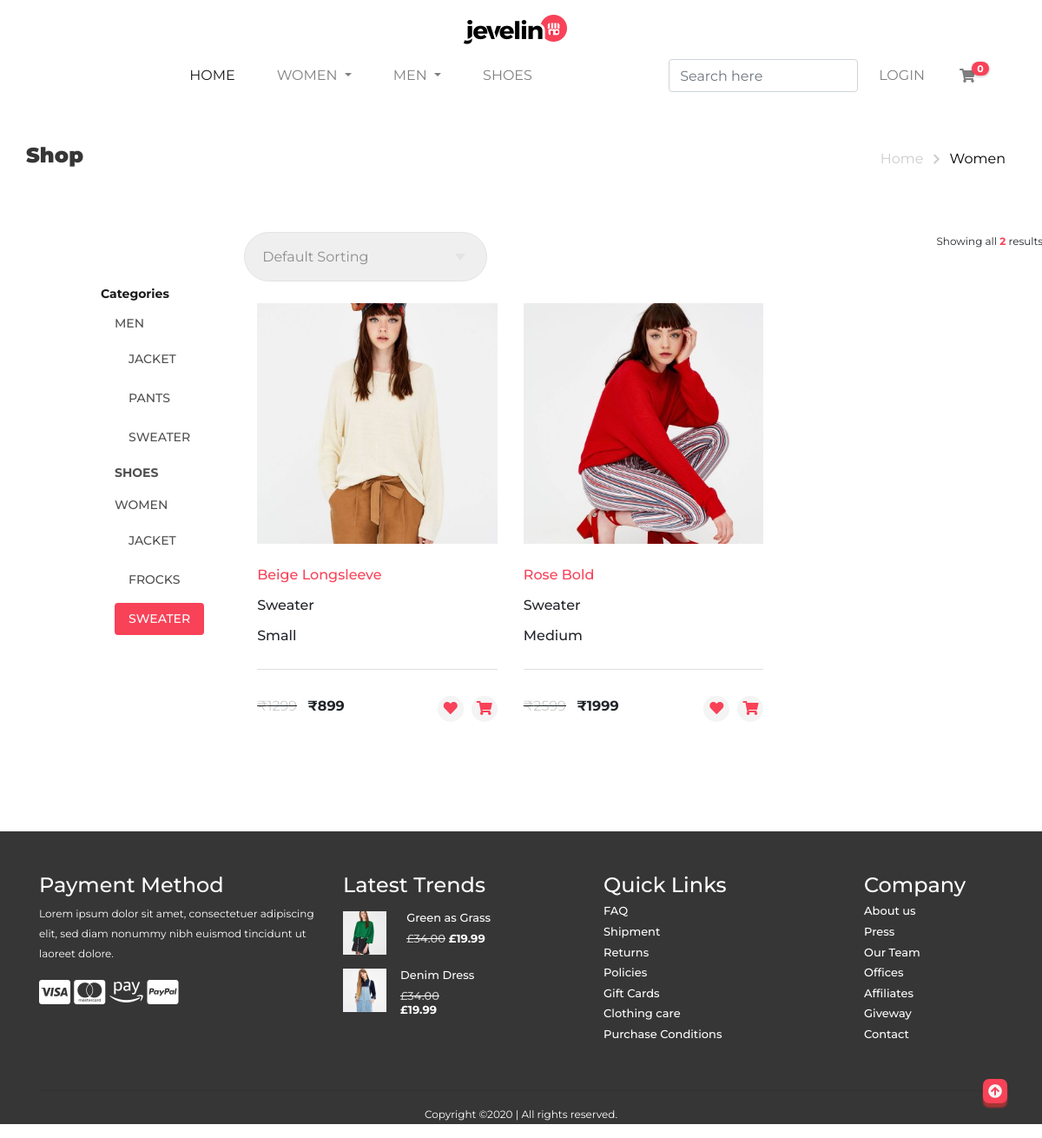
Screenshot of /women_sweater.php with the database file from the repository.
### tables this page shows
CREATE TABLE IF NOT EXISTS `products` (
  `id` int(11) NOT NULL AUTO_INCREMENT,
  `prod_name` varchar(255) NOT NULL,
  `img_name` varchar(255) NOT NULL,
  `size` varchar(255) NOT NULL,
  `prod_category` varchar(255) NOT NULL,
  `price` int(11) NOT NULL,
  `cost` int(11) NOT NULL,
  `fashion` varchar(255) NOT NULL,
  `upload_time` datetime NOT NULL DEFAULT CURRENT_TIMESTAMP,
  PRIMARY KEY (`id`)
);

### women_sweater.php (the view, shortened to what this page needs)
<?php
include_once("includes/header.php");
?>
<section class="pagination-head">
    <div class="container">
        <div class="row">
            <div>
                <h2>Shop</h2>
            </div>
            <div>
                <nav aria-label="Page navigation example">
                    <ul class="pagination">
                        <li class="page-item"><a class="page-link" href="index.html">Home</a></li>
                        <li class="page-item">
                            <i class="fas fa-chevron-right page-link"></i>
                        </li>
                        <li class="page-item"><a class="page-link" href="shoes.html">Women</a></li>
                    </ul>
                </nav>
            </div>
        </div>
    </div>
</section>
<section class="shoes col-12 mb-5 pb-5">
    <div class="conatiner">
        <div class="row head-row">
            <?php
            include('includes/clothes_sideNav.php');
            ?>
            <div class="sidebar-right col-12">
                <div class="d-flex justify-content-between">
                    <div class="select-box">
                        <select name="sorting" id="">
                            <option value="Default Sorting" selected>Default Sorting</option>
                        </select>
                    </div>
                    <?php
                    $sql = "SELECT * FROM `products` WHERE `prod_category` LIKE 'sweater' AND `fashion` LIKE 'girl'";
                    $result = $conn->query($sql);
                    $count = 0;
                    if ($result->num_rows > 0) {
                        while ($row = $result->fetch_assoc()) {
                            $count++;
                        }
                    } ?>
                    <div>
                        <p>Showing all <span class="font-weight-bold" style="color: #f84258;"><?php echo $count; ?></span> results</p>
                    </div>
                </div>
                <div class="container">
                    <div class="row text-left">
                        <?php
                        $sql = "SELECT * FROM `products` WHERE `prod_category` LIKE 'sweater' AND `fashion` LIKE 'girl'";
                        $result = $conn->query($sql);
                        if ($result->num_rows > 0) {
                            while ($row = $result->fetch_assoc()) {
                                $allimg = explode(',', $row['img_name']);
                                $numofimg = count($allimg);
                        ?>
                                <div class="col-lg-4 col-md-4 col-xl-4 col-10 offset-1 offset-lg-0 offset-xl-0 offset-md-0">
                                    <div class="card">
                                        <div class="card-header">
                                            <a href="<?php echo 'viewProducts.php?id=' . $row['id']; ?>">
                                                <?php
                                                for ($i = 0; $i < $numofimg; $i++) {
                                                ?>
                                                    <img src="admin/assets/images/products/<?php echo $allimg[$i]; ?>" class="img-fluid" alt="Front Img">
                                                <?php } ?>
                                            </a>
                                        </div>
                                        <div class="card-body">
                                            <h2 style="color: #f84258;"><?php echo $row["prod_name"]; ?></h2>
                                            <h2><?php echo $row["prod_category"]; ?> </h2>
                                            <h2><?php echo $row["size"]; ?> </h2>
                                        </div>
                                        <div class="card-footer d-flex justify-content-between">
                                            <div><del><span style="color: #ccc;">₹<?php echo $row["cost"]; ?></span></del> <span class="font-weight-bold mx-2"> ₹<?php echo $row["price"]; ?></span></div>
                                            <div class="d-flex justify-content-between w-25">
                                                <div><a class="cart" href="javascript:void(0);"><i class="fas fa-heart" data-toggle="tooltip" data-placement="top" title="Add to Wishlist" onclick="addToWish(<?php echo $row['id']; ?>)"></i></a></div>
                                                <div><a class="cart" href="javascript:void(0);"><i class="fas fa-shopping-cart" data-toggle="tooltip" data-placement="top" title="Add to Cart" onclick="addToCart(<?php echo $row['id']; ?>)"></i></a></div>
                                            </div>
                                        </div>
                                    </div>
                                </div>
                        <?php
                            }
                        }
                        ?>
                    </div>
                </div>
            </div>
        </div>
    </div>
</section>
 <?php include("includes/footer.php"); ?>

### css/style.css (style rules this page uses)
html { scroll-behavior: smooth; }
* { margin: 0; padding: 0; box-sizing: border-box; font-family: 'Montserrat', sans-serif; }
p { font-size: 12px; line-height: 1.9; }
.pagination-head { margin: 50px 0; }
.pagination-head .row { display: grid; grid-template-columns: auto auto; justify-content: space-between; }
.pagination-head .pagination .page-link { border: none; outline: none; }
.pagination-head .page-item:first-child .page-link { color: #ccc; }
.pagination-head i { color: #ccc; font-size: small; margin-top: 12px; padding: 0; }
.pagination-head .page-item:last-child .page-link { color: #000; }
.pagination-head h2 { color: #363636; font-weight: 900; font-size: 24px; }
.sidebar-right .card { padding: 0; margin: 0; border: none; outline: none; }
.sidebar-right .card h2 { padding: .5em 0; margin: 0; font-size: 1em; }
.sidebar-right .card-header { font-size: 1.6rem; font-weight: bold; background-color: #fff!important; padding: 25px 0!important; color: #111111; border: none; max-height: 300px; overflow: hidden; }
.sidebar-right .card-header img { max-height: 300px; min-width:100%; }
.sidebar-right .card-body { padding: 20px 0!important; }
.sidebar-right .card-footer { background-color: #fff!important; padding: 30px 0!important; }
.sidebar-right .cart { text-align: center; color: #f84258; }
.sidebar-right .cart i { font-size: 1rem!important; background-color: #f4f4f4; width: 30px!important; border-radius: 50%; height: 30px!important; padding: 6px; }
.sidebar-right .select-box select { width: 280px; padding: 0 20px; height: 57px; border: 1px solid #e3e3e3; color: #8d8d8d; border-radius: 100px; -webkit-appearance: none; appearance: none; cursor: pointer; }
.select-box { position: relative; }
.sidebar-right .select-box::after { content: ""; position: absolute; right: 25px; top: 50%; margin-top: -4px; border-top: 8px solid #e3e3e3; border-right: 6px solid transparent; border-left: 6px solid transparent; }
.shoes .head-row { display: grid; grid-template-columns: auto 950px; justify-content: space-between; margin: 0; padding: 0 10px; }
.shoes .select-box::after { content: ""; position: absolute; right: 25px; top: 50%; margin-top: -4px; border-top: 8px solid #e3e3e3; border-right: 6px solid transparent; border-left: 6px solid transparent; }
.select-box select option { border: 1px solid #363636; color: #363636; background-color: #000; }
.card-header img:nth-child(1) { position: absolute; transition: .7s ease-out; }

### rows the page displays
products: prod_name "Beige Longsleeve", prod_category "Sweater", size "Small", cost "1299", price "899"
products: prod_name "Rose Bold", prod_category "Sweater", size "Medium", cost "2599", price "1999"

### other values shown
$count "0"
$count "2"
